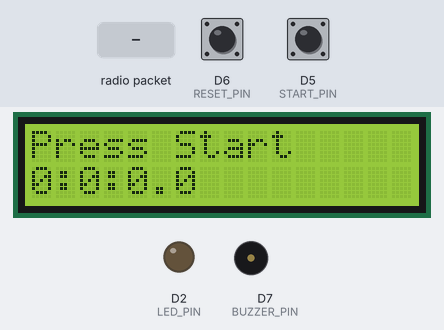
A program run on a simulated ESP8266 (Wemos D1 mini). Parts: 16×2 character LCD, output pins drawn as LEDs (lit = HIGH), buzzer (waves = sounding, pin HIGH). The test bench sets the inputs (shaded band); at power-on: D5 (START_PIN) LOW, D6 (RESET_PIN) LOW. What the program prints to the serial monitor is not drawn.

Above: at 3.3 s.
3.4 s: D5 (START_PIN) pulled HIGH for 0.15 s
At 3.85 s:
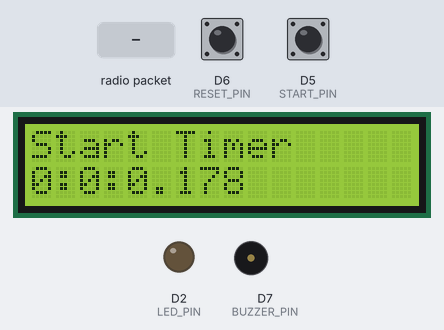
4.1 s: radio packet "1" arrives
At 5.39 s:
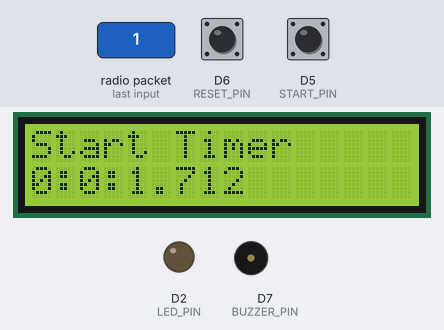
6.7 s: D5 (START_PIN) pulled HIGH for 1 s
At 7.23 s:
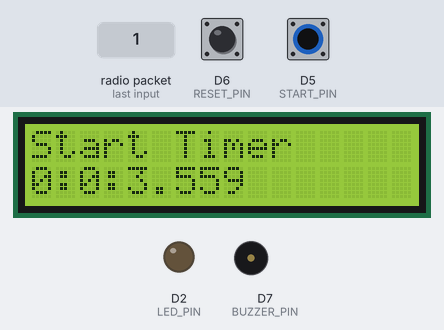
Timing chart, 0 to 9.7 s (numbered marks = the images above; inputs shaded):
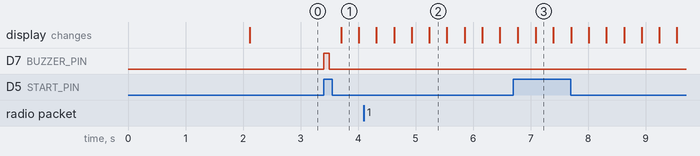

The program:

main.cpp
```cpp
#include <Arduino.h>
#include <ESP8266WiFi.h>
#include <espnow.h>
#include <Wire.h>
#include <LiquidCrystal_I2C.h>

#define START_PIN D5
#define RESET_PIN D6
#define BUZZER_PIN D7
#define LED_PIN D2

unsigned long mulai, selesai, dataStopWatch;
int i = 0;
int fPaus = 0;
long lastButtonStart = 0;
long lastButtonStop = 0;
unsigned long delayAntiBouncing = 50;
long dataPaus = 0;

uint8_t stopTrigger = 0;

LiquidCrystal_I2C lcd(0x27, 2, 1, 0, 4, 5, 6, 7, 3, POSITIVE);  // Set the LCD I2C address

void OnDataRecv(uint8_t *mac_addr, uint8_t *incomingData, uint8_t len)
{
	char macStr[18];
	snprintf(macStr, sizeof(macStr), "%02x:%02x:%02x:%02x:%02x:%02x",
			 mac_addr[0], mac_addr[1], mac_addr[2], mac_addr[3], mac_addr[4], mac_addr[5]);

	Serial.print("Last Packet Recv from: ");
	Serial.println(macStr);
	Serial.print("Last Packet Recv Data: ");
	Serial.println(*incomingData);
	Serial.println("");

	stopTrigger = *incomingData;
}

void setup()
{
	// Initialize Serial Monitor
	Serial.begin(115200);

	// LCD init
	lcd.begin(16, 2);
	lcd.setCursor(0, 0);
	lcd.print("    Wireless    ");
	lcd.setCursor(0, 1);
	lcd.print("   IPSC Timer   ");
	delay(2000);
	lcd.clear();
	lcd.print("Press Start");
	lcd.setCursor(0, 1);
	lcd.print("0:0:0.0");

	// Set device as a Wi-Fi Station
	WiFi.mode(WIFI_STA);

	// Init ESP-NOW
	if (esp_now_init() != 0)
	{
		Serial.println("Error initializing ESP-NOW");
		return;
	}

	// Once ESPNow is successfully Init, we will register for recv CB to
	// get recv packer info
	esp_now_set_self_role(ESP_NOW_ROLE_SLAVE);
	esp_now_register_recv_cb(OnDataRecv);

	pinMode(BUZZER_PIN, OUTPUT);
	pinMode(LED_PIN, OUTPUT);
	pinMode(START_PIN, INPUT);
	pinMode(RESET_PIN, INPUT);
	digitalWrite(START_PIN, LOW);
	digitalWrite(RESET_PIN, LOW);
	digitalWrite(LED_PIN, LOW);
}

void loop()
{
	// Start timer
	if (digitalRead(START_PIN) == 1)
	{
		if ((millis() - lastButtonStart) > delayAntiBouncing)
		{
			if (i == 0)
			{
				digitalWrite(BUZZER_PIN, HIGH);
				delay(100);
				digitalWrite(BUZZER_PIN, LOW);
				lcd.clear();
				lcd.setCursor(0, 0);
				lcd.print("Start Timer");
				mulai = millis();
				fPaus = 0;
				i = !i;
			}
		}
		lastButtonStart = millis();
	}

	// Stop timer
	else if (stopTrigger == 1)
	{
		if (i == 1)
		{
			lcd.setCursor(0, 0);
			lcd.print("Stop Timer  ");
			dataPaus = dataStopWatch;
			fPaus = 1;
			i = !i;
			digitalWrite(LED_PIN, HIGH);
			digitalWrite(BUZZER_PIN, HIGH);
			delay(2000);
			digitalWrite(BUZZER_PIN, LOW);
		}
		digitalWrite(LED_PIN, HIGH);
	}

	else if (stopTrigger == 0)
	{
		digitalWrite(LED_PIN, LOW);
	}


	// Reset timer
	if (digitalRead(RESET_PIN) == 1 && fPaus == 1)
	{
		digitalWrite(LED_PIN, LOW);
		dataStopWatch = 0;
		dataPaus = 0;
		lcd.clear();
		lcd.print("Reset Stopwatch");
		lcd.setCursor(0, 1);
		lcd.print("0:0:0.0");
		for (int i = 0; i < 2; i++)
		{
			digitalWrite(BUZZER_PIN, HIGH);
			delay(250);
			digitalWrite(BUZZER_PIN, LOW);
			delay(250);
		}
		delay(2000);
		lcd.clear();
		lcd.print("Press Start");
		lcd.setCursor(0, 1);
		lcd.print("0:0:0.0");
	}

	if (i == 1)
	{
		selesai = millis();
		float jam, menit, detik, miliDetik;
		unsigned long over;

		// MATH time!!!
		dataStopWatch = selesai - mulai;
		dataStopWatch = dataPaus + dataStopWatch;

		jam = int(dataStopWatch / 3600000);
		over = dataStopWatch % 3600000;
		menit = int(over / 60000);
		over = over % 60000;
		detik = int(over / 1000);
		miliDetik = over % 1000;

		lcd.setCursor(0, 1);
		lcd.print(jam, 0);
		lcd.print(":");
		lcd.print(menit, 0);
		lcd.print(":");
		lcd.print(detik, 0);
		lcd.print(".");
		if (jam < 10)
		{
			lcd.print(miliDetik, 0);
			lcd.print("   ");
		}
	}
}
```

Measured:
- after the input at 3.4 s, D7 (BUZZER_PIN): LOW → HIGH at once, → LOW 0.10 s later; the display: changes after 0.30 s (image 1)
